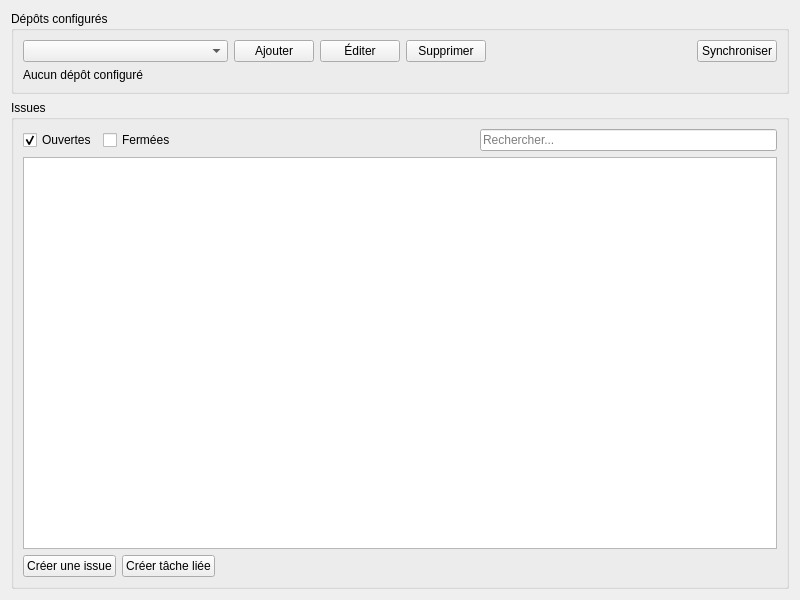
<?xml version="1.0" encoding="UTF-8"?>
<ui version="4.0">
 <class>GitProjectWidget</class>
 <widget class="QWidget" name="GitProjectWidget">
  <property name="geometry">
   <rect>
    <x>0</x>
    <y>0</y>
    <width>800</width>
    <height>600</height>
   </rect>
  </property>
  <property name="windowTitle">
   <string>Projets Git</string>
  </property>
  <layout class="QVBoxLayout" name="verticalLayout">
   <item>
    <widget class="QGroupBox" name="repositoriesGroup">
     <property name="title">
      <string>Dépôts configurés</string>
     </property>
     <layout class="QVBoxLayout" name="verticalLayout_2">
      <item>
       <layout class="QHBoxLayout" name="repoToolbarLayout">
        <item>
         <widget class="QComboBox" name="repoComboBox">
          <property name="sizePolicy">
           <sizepolicy hsizetype="Expanding" vsizetype="Fixed">
            <horstretch>0</horstretch>
            <verstretch>0</verstretch>
           </sizepolicy>
          </property>
         </widget>
        </item>
        <item>
         <widget class="QPushButton" name="addRepoButton">
          <property name="text">
           <string>Ajouter</string>
          </property>
          <property name="icon">
           <iconset theme="list-add"/>
          </property>
         </widget>
        </item>
        <item>
         <widget class="QPushButton" name="editRepoButton">
          <property name="text">
           <string>Éditer</string>
          </property>
          <property name="icon">
           <iconset theme="document-edit"/>
          </property>
         </widget>
        </item>
        <item>
         <widget class="QPushButton" name="removeRepoButton">
          <property name="text">
           <string>Supprimer</string>
          </property>
          <property name="icon">
           <iconset theme="list-remove"/>
          </property>
         </widget>
        </item>
        <item>
         <spacer name="horizontalSpacer">
          <property name="orientation">
           <enum>Qt::Horizontal</enum>
          </property>
          <property name="sizeHint" stdset="0">
           <size>
            <width>40</width>
            <height>20</height>
           </size>
          </property>
         </spacer>
        </item>
        <item>
         <widget class="QPushButton" name="syncButton">
          <property name="text">
           <string>Synchroniser</string>
          </property>
          <property name="icon">
           <iconset theme="view-refresh"/>
          </property>
         </widget>
        </item>
       </layout>
      </item>
      <item>
       <widget class="QLabel" name="repoInfoLabel">
        <property name="text">
         <string>Aucun dépôt configuré</string>
        </property>
       </widget>
      </item>
     </layout>
    </widget>
   </item>
   <item>
    <widget class="QGroupBox" name="issuesGroup">
     <property name="title">
      <string>Issues</string>
     </property>
     <layout class="QVBoxLayout" name="verticalLayout_3">
      <item>
       <layout class="QHBoxLayout" name="filterLayout">
        <item>
         <widget class="QCheckBox" name="showOpenIssues">
          <property name="text">
           <string>Ouvertes</string>
          </property>
          <property name="checked">
           <bool>true</bool>
          </property>
         </widget>
        </item>
        <item>
         <widget class="QCheckBox" name="showClosedIssues">
          <property name="text">
           <string>Fermées</string>
          </property>
         </widget>
        </item>
        <item>
         <spacer name="horizontalSpacer_2">
          <property name="orientation">
           <enum>Qt::Horizontal</enum>
          </property>
          <property name="sizeHint" stdset="0">
           <size>
            <width>40</width>
            <height>20</height>
           </size>
          </property>
         </spacer>
        </item>
        <item>
         <widget class="QLineEdit" name="searchLineEdit">
          <property name="placeholderText">
           <string>Rechercher...</string>
          </property>
         </widget>
        </item>
       </layout>
      </item>
      <item>
       <widget class="QListWidget" name="issuesListWidget">
        <property name="alternatingRowColors">
         <bool>true</bool>
        </property>
       </widget>
      </item>
      <item>
       <layout class="QHBoxLayout" name="issueActionsLayout">
        <item>
         <widget class="QPushButton" name="createIssueButton">
          <property name="text">
           <string>Créer une issue</string>
          </property>
          <property name="icon">
           <iconset theme="document-new"/>
          </property>
         </widget>
        </item>
        <item>
         <widget class="QPushButton" name="createTaskFromIssueButton">
          <property name="text">
           <string>Créer tâche liée</string>
          </property>
          <property name="icon">
           <iconset theme="go-jump"/>
          </property>
         </widget>
        </item>
        <item>
         <spacer name="horizontalSpacer_3">
          <property name="orientation">
           <enum>Qt::Horizontal</enum>
          </property>
          <property name="sizeHint" stdset="0">
           <size>
            <width>40</width>
            <height>20</height>
           </size>
          </property>
         </spacer>
        </item>
        <item>
         <widget class="QLabel" name="statusLabel">
          <property name="text">
           <string/>
          </property>
         </widget>
        </item>
       </layout>
      </item>
     </layout>
    </widget>
   </item>
  </layout>
 </widget>
 <resources/>
 <connections/>
</ui>
